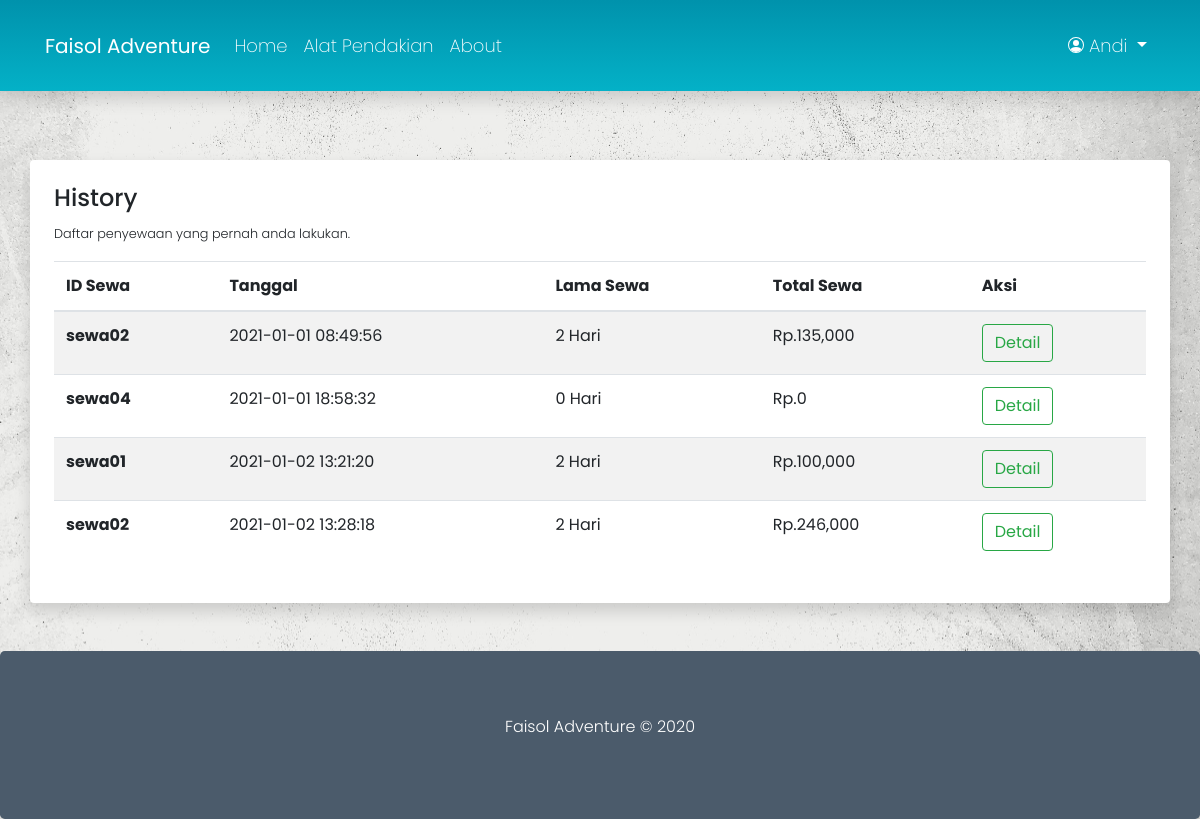
The page /history.php (signed in) on the database its author committed.
### tables this page shows
CREATE TABLE `18073_pembayaran` (
  `id_bayar` int(11) NOT NULL,
  `id_sewa` char(10) DEFAULT NULL,
  `tgl_bayar` datetime DEFAULT NULL,
  `jml_uang` decimal(10,0) DEFAULT NULL,
  `total_bayar` decimal(10,0) DEFAULT NULL,
  `kembalian` decimal(10,0) DEFAULT NULL
);

CREATE TABLE `18073_penyewaan` (
  `id_sewa` char(10) NOT NULL,
  `id_user` int(11) DEFAULT NULL,
  `tgl_sewa` datetime DEFAULT NULL,
  `tgl_kembali` datetime DEFAULT NULL,
  `lama_sewa` int(11) NOT NULL,
  `jaminan` varchar(50) DEFAULT NULL,
  `biaya_sewa` decimal(10,0) DEFAULT NULL,
  `keterangan` text DEFAULT NULL,
  `uang_muka` decimal(10,0) DEFAULT NULL,
  `status` enum('pre-sewa','disewa','selesai','temp') DEFAULT NULL
);

### history.php (the view, shortened to what this page needs)
<?php
    include './koneksi/koneksi.php';
    include './template/header.php';
    include './template/nav.php';
?>
<div class="container table-history">
    <div class="row mt-5">
        <div class="col rounded shadow p-sm-4">
            <div class="row mb-sm-3">
                <div class="col">
                    <h4>History</h4>
                    <small class="font-weight-light">Daftar penyewaan yang pernah anda lakukan.</small>
                </div>
            </div>
            <table class="table table-striped">
                <thead>
                    <tr>
                        <th scope="col">ID Sewa</th>
                        <th scope="col">Tanggal</th>
                        <th scope="col">Lama Sewa</th>
                        <th scope="col">Total Sewa</th>
                        <th scope="col">Aksi</th>
                    </tr>
                <tbody>
                    <?php
                    $result = $conn->query("SELECT b.id_sewa, b.lama_sewa, a.tgl_bayar, (a.total_bayar + b.uang_muka) total  FROM 18073_pembayaran a, 18073_penyewaan b WHERE a.id_sewa=b.id_sewa AND b.id_user='".$_SESSION['id']."' ORDER BY a.tgl_bayar ASC ");
                    if ($result->num_rows > 0) {
                    while($row = $result->fetch_assoc())
                    {
                ?>
                    <tr>
                        <th scope="row"><?= $row['id_sewa'] ?></th>
                        <td><?= $row['tgl_bayar'] ?></td>
                        <td><?= $row['lama_sewa'] ?> Hari</td>
                        <td>Rp.<?= number_format($row['total']) ?></td>
                        <td>
                            <a href="detail.php?id=<?= $row['id_sewa'] ?>"><button class="btn btn-outline-success">Detail</button></a>
                        </td>
                    </tr>
                    <?php
                    }
                }
                ?>
                </tbody>
            </table>
        </div>
    </div>
</div>
<?php include './template/footer.php'; ?>

### assets/css/style.css (style rules this page uses)
body { padding-top: 7em; background-image: url("../img/grungy-white-background-natural-cement-stone-old-texture-as-retro-pattern-wall.jpg"); background-size: cover; background-position: center; background-repeat: no-repeat; font-family: 'Poppins', sans-serif; }
body .col { background-color: #fff; }

### rows shown on the page
18073_pembayaran: id_sewa.id_sewa "sewa02", tgl_bayar "2021-01-01 08:49:56", id_sewa.lama_sewa "2", total "135,000"
18073_pembayaran: id_sewa.id_sewa "sewa04", tgl_bayar "2021-01-01 18:58:32", id_sewa.lama_sewa "0", total "0"
18073_pembayaran: id_sewa.id_sewa "sewa01", tgl_bayar "2021-01-02 13:21:20", id_sewa.lama_sewa "2", total "100,000"
18073_pembayaran: id_sewa.id_sewa "sewa02", tgl_bayar "2021-01-02 13:28:18", id_sewa.lama_sewa "2", total "246,000"

### other values the page prints
$_SESSION['nama'] "Andi"
